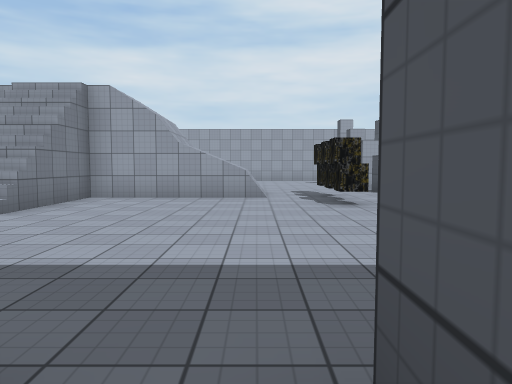
View 1 (above)

24 first-person views from a walk through a Unity game level. The camera is 1.4 m above the floor, tilts 4° down and sees 70° across. The floor is counted in squares, 2 m on a side. Each view is taken from the middle of a square. On the plan, view 1 faces up. The plan holds only what a view shows up to about 11 squares ahead; the rest is blank. The player is left out. Some surface patterns are stand-ins.

View 2
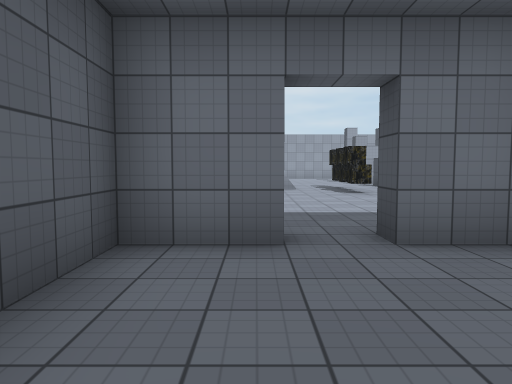

View 3
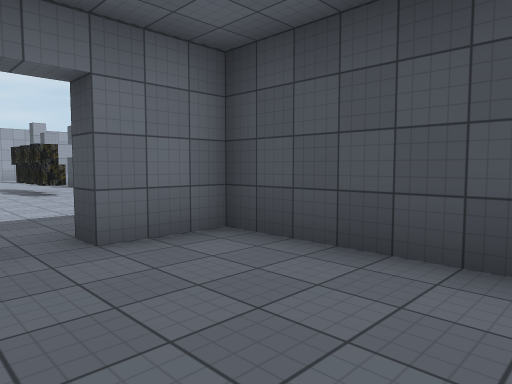

View 4
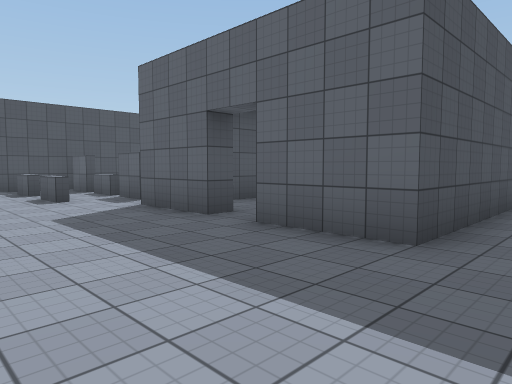

View 5
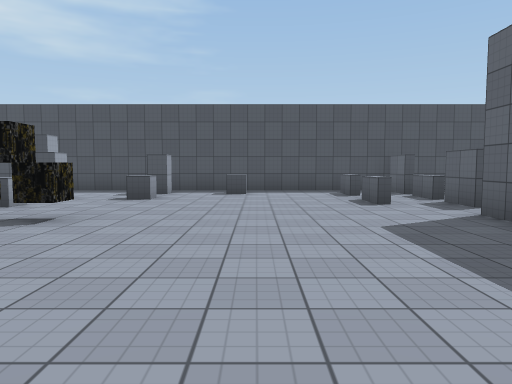

View 6
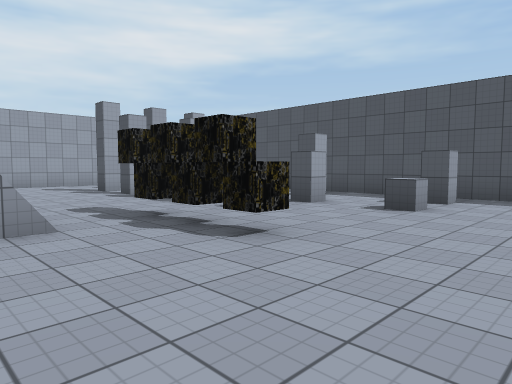

View 7
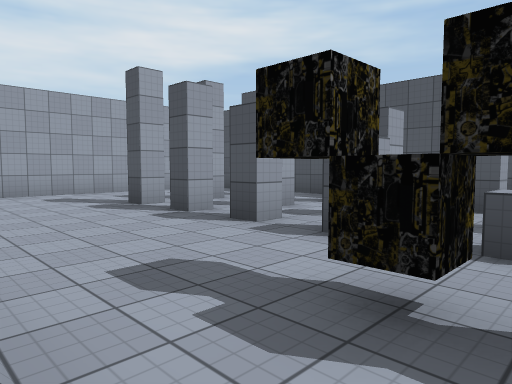

View 8
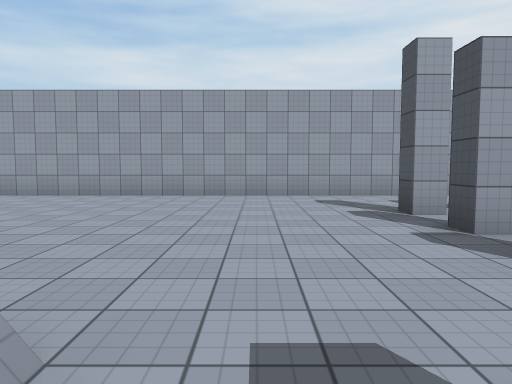

View 9
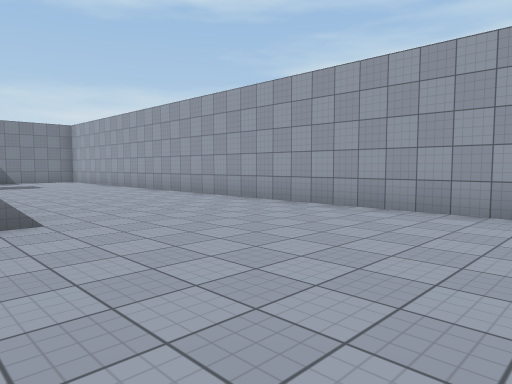

View 10
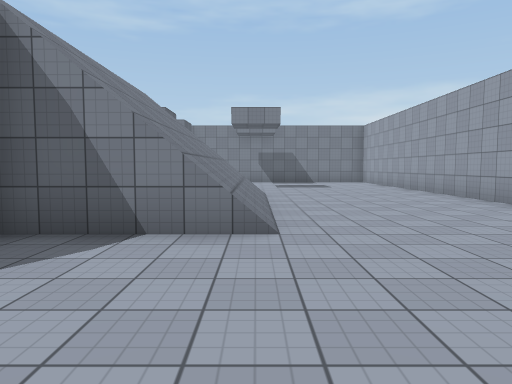

View 11
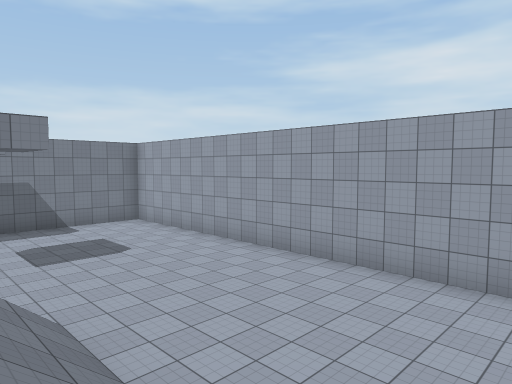

View 12
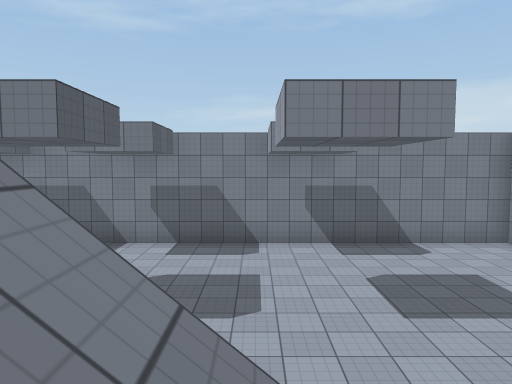

View 13
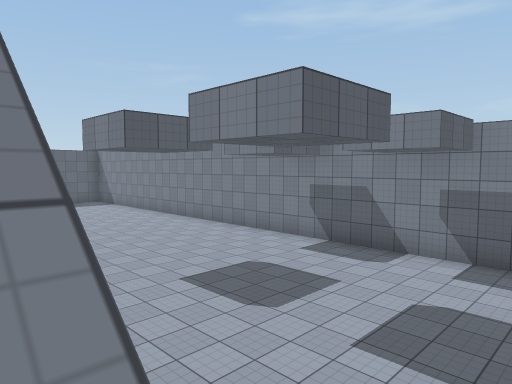

View 14
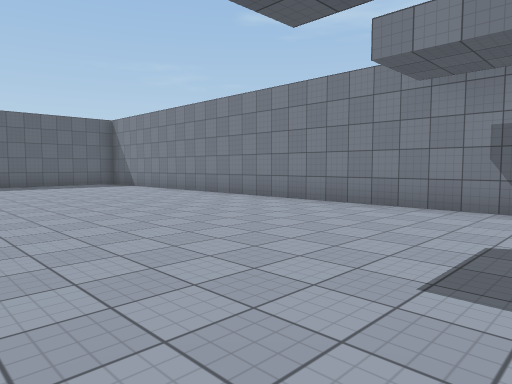

View 15
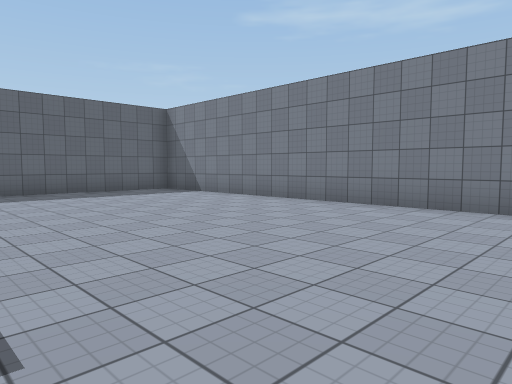

View 16
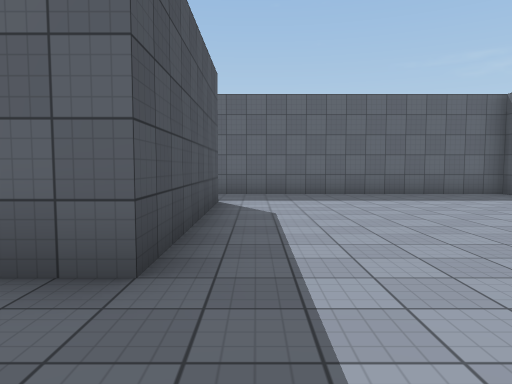

View 17
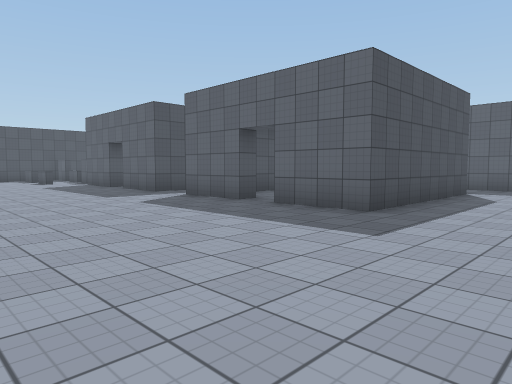

View 18
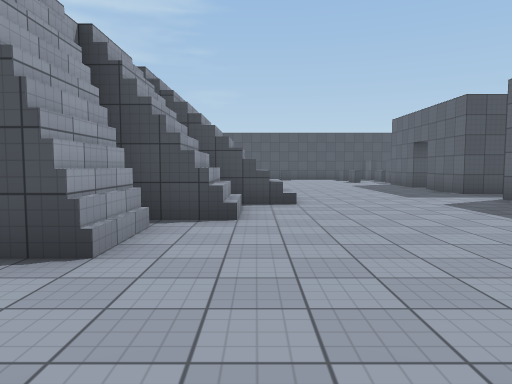

View 19
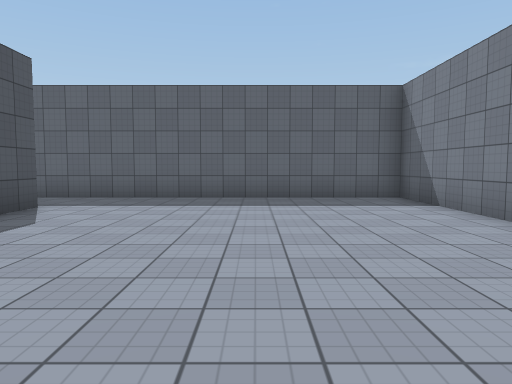

View 20
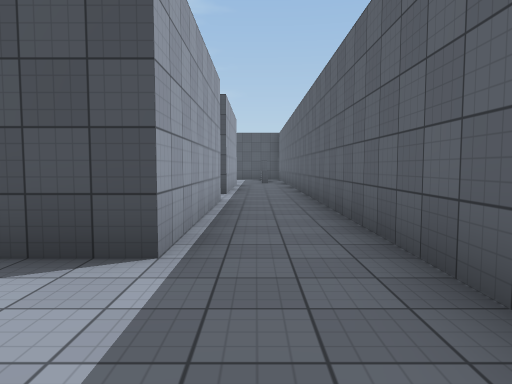

View 21
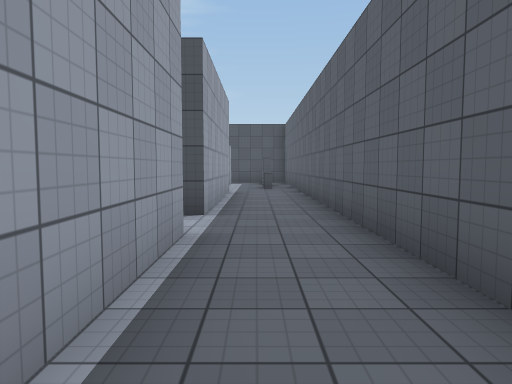

View 22
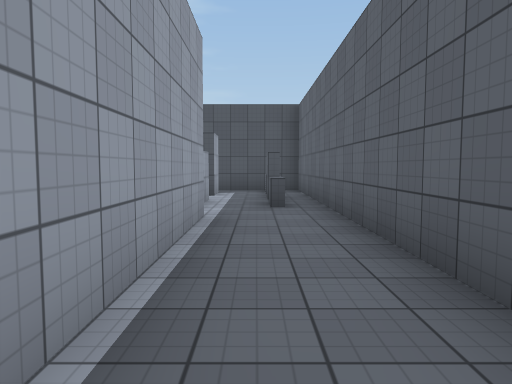

View 23
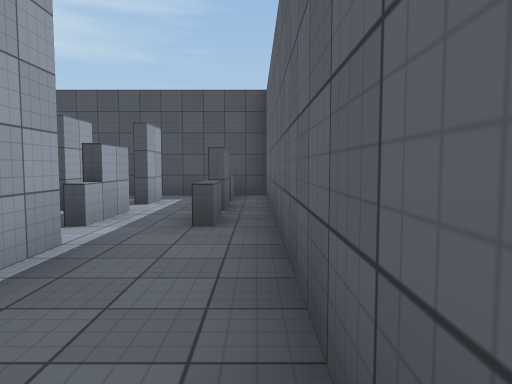

View 24
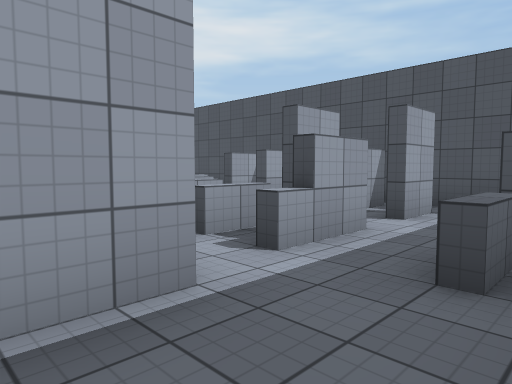

### Floor plan
Key: @ floor where view 1 was taken; # wall or solid block; . main floor; : floor 5 m higher than the main floor; / step, stairs or slope; ^ raised ledge; O other object.
Columns run from 17 left of view 1 to 8 right of it. Each row starts with its distance up from view 1.
 18 ########################
 17 #.....................
 16 #......................
 15 #.....................#.
 14 #......................#.#
 13 #.......//////......#....#
 12 #...... //////........#. #
 11 #.....  //////.........  #
 10 #...... ::::::/  ^..#    #
  9 #.......      /###.O..#..#
  8 #.......//////.....O.....#
  7 #.........////.....O...#.#
  6 #...........//...........#
  5 #........................#
  4 #........................#
  3 #........................#
  2 #........................#
  1 #.......##.##.###.##.....#
  0 #.......# ..# #..@.#.#^.##
 -1 #.......#  .# #....#   # #
 -2 #.......#   # #....#     #
 -3 #.......#   # ##...#.^#.##
 -4 #.......#####..#####.#####
 -5 #....................##.##
 -6 #........................#
 -7 ##########################

Positions as (right, up) in squares from view 1, and headings:
1: (0, 0), facing up
2: (-1, -3), facing up
3: (-1, -3), facing up-right
4: (-4, 4), facing down-right
5: (-3, 4), facing right
6: (-1, 4), facing up-right
7: (0, 8), facing up-right
8: (1, 9), facing up
9: (1, 12), facing up-left
10: (0, 13), facing left
11: (-5, 12), facing up-left
12: (-8, 12), facing left
13: (-9, 12), facing down-left
14: (-10, 8), facing down-left
15: (-10, 4), facing down-left
16: (-10, 3), facing down
17: (-12, 6), facing down-right
18: (-12, 6), facing right
19: (-13, 2), facing down
20: (-12, -5), facing right
21: (-8, -5), facing right
22: (-3, -5), facing right
23: (-1, -6), facing right
24: (1, -6), facing up-right
